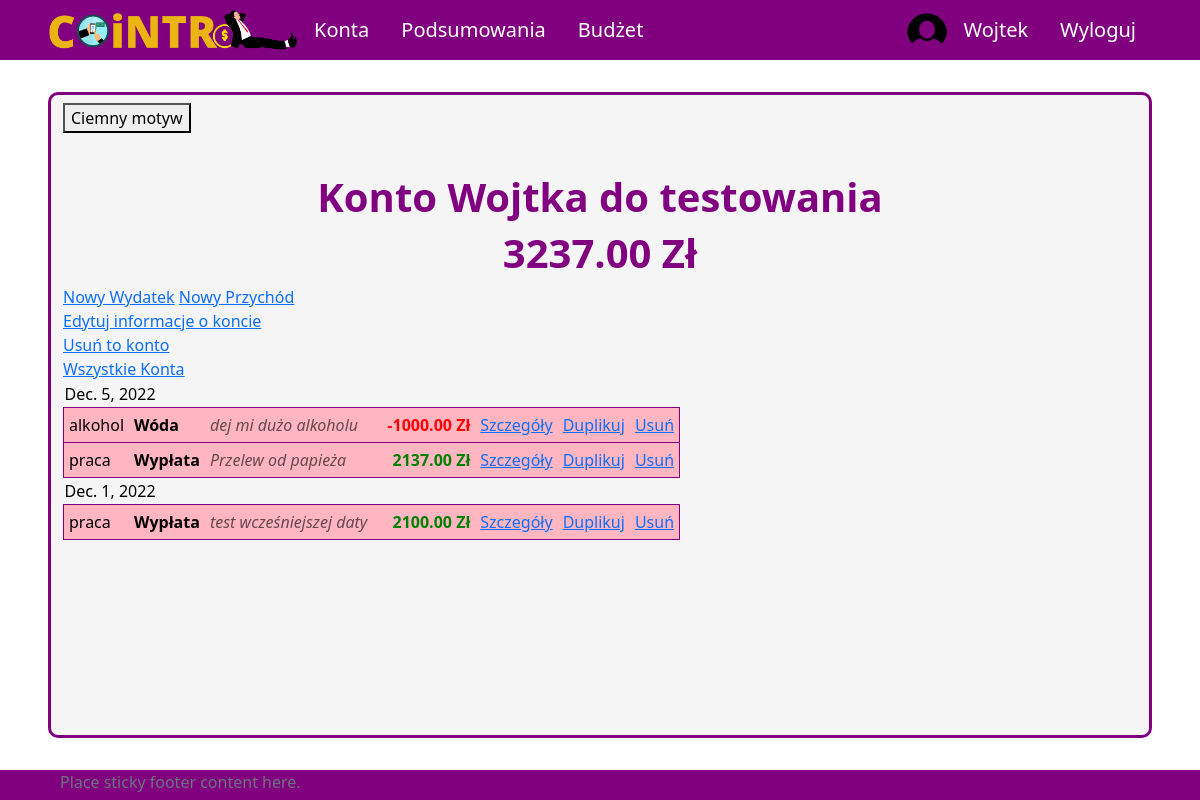
The page /account/e27339d2-2039-4d1d-be82-3b5849042898 (signed in) on the database as committed earlier.
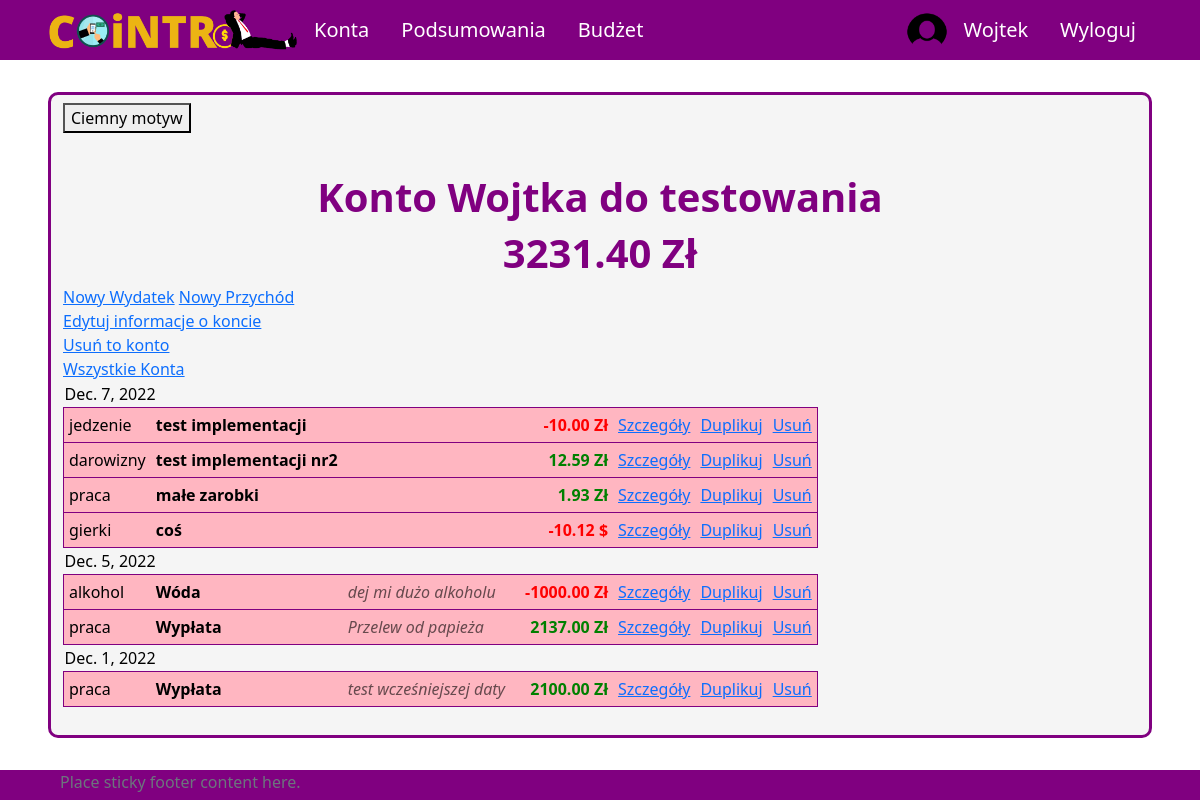
The same page on the database as committed later.
### aplication/models.py (models this page shows, shortened)
class Account(models.Model):
    owner = models.ForeignKey(Profile, null=True, blank=True, on_delete=models.CASCADE)
    name = models.CharField(max_length=30)
    currency = models.ForeignKey(Currency, on_delete=models.SET_NULL, null=True)
    is_shared = models.BooleanField(default=False)
    description = models.CharField(max_length=100, null=True, blank=True)
    id = models.UUIDField(default=uuid.uuid4, unique=True, primary_key=True, editable=False)
    def __str__(self):
        return self.name
    def calculate_balance(self):
        balance = 0
        transactions = Transaction.objects.filter(id_account=self)
        for transaction in transactions:
            balance += transaction.converted_amount
        return balance
    def transactions(self):
        return Transaction.objects.filter(id_account=self).order_by('-transaction_date')

class Transaction(models.Model):
    id_account = models.ForeignKey(Account, on_delete=models.CASCADE)
    id_user = models.ForeignKey(Profile, on_delete=models.SET_NULL, null=True) #konto z którego dokonano transakcji zostało usunięte ale transakcja ma pozostać
    id_category = models.ForeignKey(Category, on_delete=models.CASCADE)
    id_subcategory = models.ForeignKey(Subcategory, on_delete=models.SET_NULL, null=True, blank=True)
    name = models.CharField(max_length=50, null=True, blank=True)
    currency = models.ForeignKey(Currency, on_delete=models.SET_NULL, null=True)
    is_periodic = models.BooleanField(default=False)
    amount = models.DecimalField(max_digits=10, decimal_places=2)
    converted_amount = models.DecimalField(max_digits=10, decimal_places=2)
    transaction_date = models.DateField()
    description = models.CharField(max_length=255, blank=True, null=True)
    id = models.UUIDField(default=uuid.uuid4, unique=True, primary_key=True, editable=False)

### UsersApp/models.py (models this page shows, shortened)
class Category(models.Model):
    SCOPE_CHOICES = (
    ("INCOME", "income"),
    ("EXPENSE", "expense"),
    )
    name = models.CharField(max_length=255)
    owner = models.ForeignKey(Profile, null=True, blank=True, on_delete=models.CASCADE)
    scope = models.CharField(max_length=10, choices=SCOPE_CHOICES) #income / expense - do oddzielenia rodzaju transakcji
    id = models.UUIDField(default=uuid.uuid4, unique=True, primary_key=True, editable=False)
    def __str__(self):
        return self.name

class Currency(models.Model):
    name = models.CharField(max_length=100)
    access_name = models.CharField(max_length=20) #access_name nazwa aby zdobyć kurs walut
    sign = models.CharField(max_length=5) #znak waluty
    id = models.UUIDField(default=uuid.uuid4, unique=True,
                            primary_key=True, editable=False)

### aplication/views.py (the view)
# urls.py: path('account/<pk>', showAccount, name='account'),
@login_required(login_url='login')
def showAccount(request, pk):
    account = Account.objects.get(id=pk)
    if account.owner != request.user.profile:
        raise Http404
    transactions = Transaction.objects.filter(id_account=account).order_by('-transaction_date')
    dates = []
    for t in transactions:
        if t.transaction_date not in dates:
            dates.append(t.transaction_date)
    context = {'account': account, 'transactions': transactions, 'dates': dates}
    return render(request, 'application/account/account.html', context)

### templates/application/account/account.html (shortened to what this page needs)
{% extends 'application/base.html' %}
{% block content %}
    <div class="title">
        <h1>{{ account }}</h1>
        <h1>{{ account.calculate_balance }} {{ account.currency.sign }}</h1>
    </div>
    <a href="{% url 'addExpense' account.id %}">Nowy Wydatek</a>
    <a href="{% url 'addIncome' account.id %}">Nowy Przychód</a><br>
    <a href="{% url 'editAccount' account.id %}">Edytuj informacje o koncie</a><br>
    <a href="{% url 'delAccount' account.id %}" onclick=
    "return confirm('Czy napewno chcesz usunąć konto {{account}}?')">Usuń to konto</a><br>
    <a href="{% url 'all-accounts' %}">Wszystkie Konta</a>
    <div class="content">
        <table>
            {% for date in dates %}
                <tr class="date">
                    <td colspan="3">{{ date }}</td>
                </tr>
                {% for tr in account.transactions %}
                    {% if tr.transaction_date == date %}
                        <tr class="transaction">
                        <td id="transaction-category">{{ tr.id_category }}</td>
                        <td id="transaction-name">{{ tr.name }}</td>
                        {% if tr.description %}
                            <td id="transaction-description">{{ tr.description }}</td>
                            {% else %}
                            <td id="transaction-description"></td>
                            {% endif %}
                        <td id="transaction-subcategory">{{ tr.subcategory }}</td>
                        {% if tr.converted_amount >= 0 %}
                            <td id="transaction-amount" class="income">{{ tr.converted_amount }} {{ tr.currency.sign }}</td>
                        {% else %}
                            <td id="transaction-amount" class="expense">{{ tr.converted_amount }} {{ tr.currency.sign }}</td>
                        {% endif %}
                        <td><a href="{% url 'showTransaction' tr.id %}">Szczegóły</a></td>
                        <td><a href="{% url 'duplicateTransaction' tr.id %}">Duplikuj</a></td>
                        <td><span class="name"><a href="{% url 'delTransaction' tr.id %}" onclick=
                            "return confirm('Czy napewno chcesz usunąć tę transakcję?')">Usuń</a></span></td>
                        </tr>
                    {% endif %}
                {% endfor %}
            {% endfor %}
        </table>
    </div>
{% endblock %}

Rows that differ between the two databases and show on the page:
computed for Account "Konto Wojtka do testowania": calculate_balance "3237.00" → "3231.40"
added Transaction: dates "Dec. 7, 2022", id_category "jedzenie", name "test implementacji", converted_amount "-10.00", currency.sign "Zł"
added Transaction: id_category "darowizny", name "test implementacji nr2", converted_amount "12.59", currency.sign "Zł", shown under "Dec. 7, 2022"
added Transaction: id_category "praca", name "małe zarobki", converted_amount "1.93", currency.sign "Zł", shown under "Dec. 7, 2022"
added Transaction: id_category "gierki", name "coś", converted_amount "-10.12", currency.sign "$", shown under "Dec. 7, 2022"
